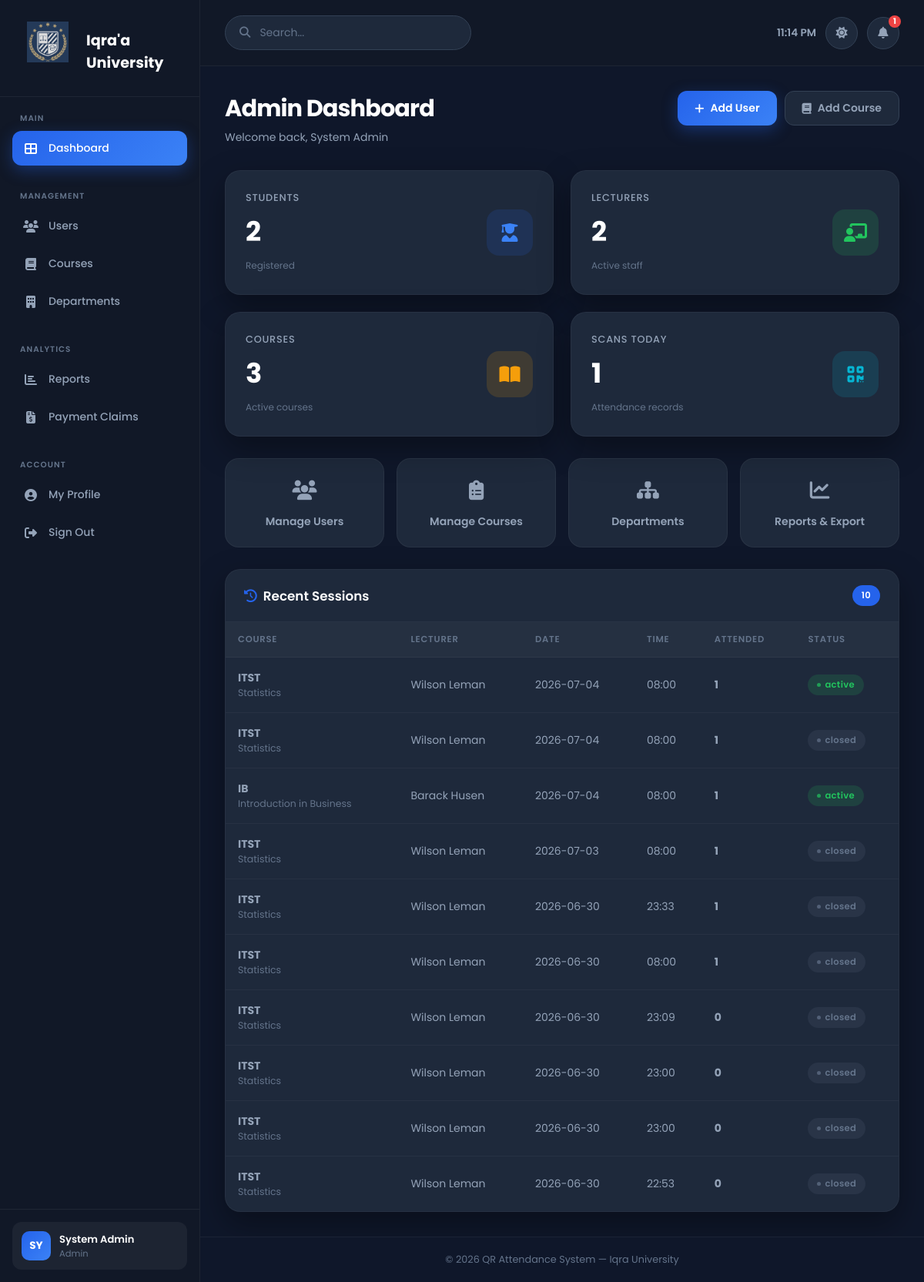
Screenshot of /admin/dashboard (signed in) with the database file from the repository.
### tables this page shows
CREATE TABLE `sessions` (
  `id` int(10) UNSIGNED NOT NULL,
  `course_id` int(10) UNSIGNED NOT NULL,
  `lecturer_id` int(10) UNSIGNED NOT NULL,
  `title` varchar(180) DEFAULT NULL,
  `session_date` date NOT NULL,
  `start_time` time NOT NULL,
  `end_time` time NOT NULL,
  `qr_token` varchar(64) NOT NULL,
  `qr_expires_at` timestamp NOT NULL DEFAULT '1999-12-31 22:00:00',
  `qr_image_path` varchar(255) DEFAULT NULL,
  `status` enum('pending','active','closed') NOT NULL DEFAULT 'pending',
  `created_at` timestamp NOT NULL DEFAULT current_timestamp()
);

CREATE TABLE `courses` (
  `id` int(10) UNSIGNED NOT NULL,
  `department_id` int(10) UNSIGNED DEFAULT NULL,
  `lecturer_id` int(10) UNSIGNED DEFAULT NULL,
  `code` varchar(30) NOT NULL,
  `name` varchar(180) NOT NULL,
  `description` text DEFAULT NULL,
  `credit_hours` tinyint(3) UNSIGNED DEFAULT 3,
  `semester` tinyint(3) UNSIGNED DEFAULT NULL,
  `academic_year` varchar(10) DEFAULT NULL,
  `is_active` tinyint(1) NOT NULL DEFAULT 1,
  `created_at` timestamp NOT NULL DEFAULT current_timestamp()
);

### app/core/Controller.php (called while the page is built, shortened)
<?php
class Controller
{
    public function __construct()
    {
        $this->db = Database::getInstance();
    }
    protected function view(string $view, array $data = []): void
    {
        extract($data, EXTR_SKIP);
        $file = APP_PATH . "/views/{$view}.php";
        require APP_PATH . '/views/layouts/header.php';
        require $file;
        require APP_PATH . '/views/layouts/footer.php';
    }
}

### app/controllers/AdminController.php (called while the page is built, shortened)
<?php
class AdminController extends Controller
{
    public function dashboard(): void
    {
        $stats = [
            'students'  => $this->db->scalar("SELECT COUNT(*) FROM students"),
            'lecturers' => $this->db->scalar("SELECT COUNT(*) FROM lecturers"),
            'courses'   => $this->db->scalar("SELECT COUNT(*) FROM courses WHERE is_active=1"),
            'sessions'  => $this->db->scalar("SELECT COUNT(*) FROM sessions"),
            'today'     => $this->db->scalar(
                "SELECT COUNT(*) FROM attendance WHERE DATE(scanned_at) = CURDATE()"
            ),
        ];
        $recentSessions = $this->db->all(
            "SELECT s.*, c.name AS course_name, c.code AS course_code,
                    u.name AS lecturer_name, COUNT(a.id) AS att_count
               FROM sessions s
               JOIN courses   c ON c.id = s.course_id
               JOIN lecturers l ON l.id = s.lecturer_id
               JOIN users     u ON u.id = l.user_id
               LEFT JOIN attendance a ON a.session_id = s.id
              GROUP BY s.id
              ORDER BY s.created_at DESC LIMIT 10"
        );
        $this->view('admin/dashboard', [
            'user'           => Auth::user(),
            'stats'          => $stats,
            'recentSessions' => $recentSessions,
            'flash'          => $this->getFlash(),
        ]);
    }
}

### public/index.php (called while the page is built, shortened)
<?php
require_once APP_PATH . '/core/Database.php';
require_once APP_PATH . '/core/Controller.php';
require_once APP_PATH . '/core/Router.php';
$router = new Router();
$router->get( '/',         'AuthController@showLogin');
$router->get( '/login',    'AuthController@showLogin');
$router->post('/login',    'AuthController@login');
$router->get( '/register', 'AuthController@showRegister');
$router->post('/register', 'AuthController@register');
$router->get( '/logout',   'AuthController@logout');
$router->get( '/forgot-password', 'AuthController@showForgotPassword');
$router->post('/forgot-password', 'AuthController@forgotPassword');
$router->get( '/reset-password',  'AuthController@showResetPassword');
$router->post('/reset-password',  'AuthController@resetPassword');
$router->get( '/profile',        'ProfileController@edit',   ['auth']);
$router->post('/profile/update', 'ProfileController@update', ['auth']);
$router->get('/attend/:token', 'AttendanceController@scan');
$router->get( '/student/dashboard',              'StudentController@dashboard',        ['auth','role:student']);
$router->get( '/student/courses/:id',            'StudentController@courseDetail',     ['auth','role:student']);
$router->post('/student/confirm-attendance/:id', 'StudentController@confirmAttendance',['auth','role:student']);
$router->get( '/lecturer/dashboard',             'LecturerController@dashboard',          ['auth','role:lecturer']);
$router->get( '/lecturer/sessions',              'LecturerController@sessions',           ['auth','role:lecturer']);
$router->get( '/lecturer/sessions/create',       'LecturerController@createSessionForm',  ['auth','role:lecturer']);
$router->post('/lecturer/sessions/create',       'LecturerController@createSession',      ['auth','role:lecturer']);
$router->get( '/lecturer/sessions/:id/scan',     'LecturerController@scanView',           ['auth','role:lecturer']);
$router->post('/lecturer/sessions/:id/activate', 'LecturerController@activateSession',    ['auth','role:lecturer']);
$router->post('/lecturer/sessions/:id/close',    'LecturerController@closeSession',       ['auth','role:lecturer']);
$router->get( '/lecturer/sessions/:id/manual',   'LecturerController@manualAttendanceForm',['auth','role:lecturer']);
$router->post('/lecturer/sessions/:id/manual',   'LecturerController@manualAttendance',   ['auth','role:lecturer']);
$router->get( '/lecturer/claims',            'ClaimController@index',      ['auth','role:lecturer']);
$router->get( '/lecturer/claims/create',     'ClaimController@createForm', ['auth','role:lecturer']);
$router->post('/lecturer/claims/create',     'ClaimController@create',     ['auth','role:lecturer']);
$router->get( '/lecturer/claims/:id/print',  'ClaimController@printForm',  ['auth','role:lecturer']);
$router->post('/lecturer/claims/:id/submit', 'ClaimController@submit',     ['auth','role:lecturer']);
$router->get( '/lecturer/claims/:id',        'ClaimController@show',       ['auth','role:lecturer']);
$router->get( '/admin/dashboard',              'AdminController@dashboard',        ['auth','role:admin']);
$router->get( '/admin/users',                  'AdminController@users',            ['auth','role:admin']);
$router->get( '/admin/users/create',           'AdminController@createUserForm',   ['auth','role:admin']);
$router->post('/admin/users/create',           'AdminController@createUser',       ['auth','role:admin']);
$router->post('/admin/users/:id/toggle',       'AdminController@toggleUser',       ['auth','role:admin']);
$router->get( '/admin/courses',                'AdminController@courses',          ['auth','role:admin']);
$router->get( '/admin/courses/create',         'AdminController@createCourseForm', ['auth','role:admin']);
$router->post('/admin/courses/create',         'AdminController@createCourse',     ['auth','role:admin']);
$router->post('/admin/courses/:id/toggle',     'AdminController@toggleCourse',     ['auth','role:admin']);
$router->get( '/admin/courses/:id/enrollment', 'AdminController@enrollmentView',   ['auth','role:admin']);
$router->post('/admin/courses/:id/enroll',     'AdminController@enrollStudent',    ['auth','role:admin']);
$router->post('/admin/courses/:id/set-rep',    'AdminController@setClassRep',      ['auth','role:admin']);
$router->get( '/admin/departments',            'AdminController@departments',      ['auth','role:admin']);
$router->post('/admin/departments/create',     'AdminController@createDepartment', ['auth','role:admin']);
$router->get( '/admin/reports',                'AdminController@reports',          ['auth','role:admin']);
$router->get( '/admin/reports/export',         'AdminController@exportReport',     ['auth','role:admin']);
$router->get( '/admin/claims',             'ClaimController@adminIndex', ['auth','role:admin']);
$router->post('/admin/claims/:id/approve', 'ClaimController@approve',    ['auth','role:admin']);
$router->post('/admin/claims/:id/reject',  'ClaimController@reject',     ['auth','role:admin']);
$router->dispatch();

### app/config/database.php (called while the page is built)
<?php
return [
    'driver'   => 'mysql',
    'host'     => $_ENV['DB_HOST']     ?? 'localhost',
    'port'     => $_ENV['DB_PORT']     ?? '3306',
    'database' => $_ENV['DB_NAME']     ?? 'qr_attendance',
    'username' => $_ENV['DB_USER']     ?? 'root',
    'password' => $_ENV['DB_PASS']     ?? '',
    'charset'  => 'utf8mb4',
    'options'  => [
        PDO::ATTR_ERRMODE            => PDO::ERRMODE_EXCEPTION,
        PDO::ATTR_DEFAULT_FETCH_MODE => PDO::FETCH_ASSOC,
        PDO::ATTR_EMULATE_PREPARES   => false,
    ],
];

### app/core/Database.php (called while the page is built, shortened)
<?php
class Database
{
    private static ?Database $instance = null;
    private PDO $pdo;
    private function __construct()
    {
        $config = require APP_PATH . '/config/database.php';
        $dsn = sprintf(
            '%s:host=%s;port=%s;dbname=%s;charset=%s',
            $config['driver'],
            $config['host'],
            $config['port'],
            $config['database'],
            $config['charset']
        );
        try {
            $this->pdo = new PDO($dsn, $config['username'], $config['password'], $config['options']);
        } catch (PDOException $e) {
            error_log('DB connection failed: ' . $e->getMessage());
            throw new RuntimeException('Database connection failed. Check logs for details.');
        }
    }
    public static function getInstance(): self
    {
        if (self::$instance === null) {
            self::$instance = new self();
        }
        return self::$instance;
    }
    private function run(string $sql, array $params = []): PDOStatement
    {
        $stmt = $this->pdo->prepare($sql);
        $stmt->execute($params);
        return $stmt;
    }
    public function all(string $sql, array $params = []): array
    {
        return $this->run($sql, $params)->fetchAll();
    }
    public function scalar(string $sql, array $params = []): mixed
    {
        $row = $this->run($sql, $params)->fetch(PDO::FETCH_NUM);
        return $row ? $row[0] : null;
    }
}

### app/views/admin/dashboard.php (the view, shortened to what this page needs)
<div class="page-title">
    <div>
        <h1>Admin Dashboard</h1>
        <p>Welcome back, <?= htmlspecialchars($user['name']) ?></p>
    </div>
    <div class="actions">
        <a href="<?= BASE_URL ?>/admin/users/create" class="btn btn-primary">
            <i class="fas fa-plus"></i> Add User
        </a>
        <a href="<?= BASE_URL ?>/admin/courses/create" class="btn btn-secondary">
            <i class="fas fa-book"></i> Add Course
        </a>
    </div>
</div>
<div class="stats">
    <a href="<?= BASE_URL ?>/admin/users?filter=student" class="stat-card" style="text-decoration:none;cursor:pointer">
        <div class="stat-info">
            <h3>Students</h3>
            <h1 data-counter="<?= (int)$stats['students'] ?>"><?= (int)$stats['students'] ?></h1>
            <small>Registered</small>
        </div>
        <div class="stat-icon blue"><i class="fas fa-user-graduate"></i></div>
    </a>
    <a href="<?= BASE_URL ?>/admin/users?filter=lecturer" class="stat-card" style="text-decoration:none;cursor:pointer">
        <div class="stat-info">
            <h3>Lecturers</h3>
            <h1 data-counter="<?= (int)$stats['lecturers'] ?>"><?= (int)$stats['lecturers'] ?></h1>
            <small>Active staff</small>
        </div>
        <div class="stat-icon green"><i class="fas fa-chalkboard-teacher"></i></div>
    </a>
    <a href="<?= BASE_URL ?>/admin/courses" class="stat-card" style="text-decoration:none;cursor:pointer">
        <div class="stat-info">
            <h3>Courses</h3>
            <h1 data-counter="<?= (int)$stats['courses'] ?>"><?= (int)$stats['courses'] ?></h1>
            <small>Active courses</small>
        </div>
        <div class="stat-icon amber"><i class="fas fa-book-open"></i></div>
    </a>
    <a href="<?= BASE_URL ?>/admin/reports" class="stat-card" style="text-decoration:none;cursor:pointer">
        <div class="stat-info">
            <h3>Scans Today</h3>
            <h1 data-counter="<?= (int)$stats['today'] ?>"><?= (int)$stats['today'] ?></h1>
            <small>Attendance records</small>
        </div>
        <div class="stat-icon cyan"><i class="fas fa-qrcode"></i></div>
    </a>
</div>
<div class="admin-nav-grid">
    <a href="<?= BASE_URL ?>/admin/users" class="admin-nav-card">
        <div class="admin-nav-icon"><i class="fas fa-users"></i></div>
        Manage Users
    </a>
    <a href="<?= BASE_URL ?>/admin/courses" class="admin-nav-card">
        <div class="admin-nav-icon"><i class="fas fa-clipboard-list"></i></div>
        Manage Courses
    </a>
    <a href="<?= BASE_URL ?>/admin/departments" class="admin-nav-card">
        <div class="admin-nav-icon"><i class="fas fa-sitemap"></i></div>
        Departments
    </a>
    <a href="<?= BASE_URL ?>/admin/reports" class="admin-nav-card">
        <div class="admin-nav-icon"><i class="fas fa-chart-line"></i></div>
        Reports & Export
    </a>
</div>
<div class="panel">
    <div class="panel-header">
        <h2><i class="fas fa-history" style="color:var(--primary);margin-right:8px"></i>Recent Sessions</h2>
        <span class="badge badge-count"><?= count($recentSessions) ?></span>
    </div>
    <div class="table-wrap">
        <?php if (empty($recentSessions)): ?>
        <div class="empty-state">
            <div class="empty-icon">📋</div>
            <p>No sessions yet.</p>
        </div>
        <?php else: ?>
        <table class="table">
            <thead>
                <tr>
                    <th>Course</th><th>Lecturer</th><th>Date</th>
                    <th>Time</th><th>Attended</th><th>Status</th>
                </tr>
            </thead>
            <tbody>
            <?php foreach ($recentSessions as $s): ?>
                <tr>
                    <td>
                        <strong><?= htmlspecialchars($s['course_code']) ?></strong>
                        <div style="font-size:.78rem;color:var(--text-muted)"><?= htmlspecialchars($s['course_name']) ?></div>
                    </td>
                    <td><?= htmlspecialchars($s['lecturer_name']) ?></td>
                    <td><?= htmlspecialchars($s['session_date']) ?></td>
                    <td><?= htmlspecialchars(substr($s['start_time'],0,5)) ?></td>
                    <td><strong><?= (int)$s['att_count'] ?></strong></td>
                    <td><span class="badge badge-<?= $s['status'] ?>"><?= $s['status'] ?></span></td>
                </tr>
            <?php endforeach; ?>
            </tbody>
        </table>
        <?php endif; ?>
    </div>
</div>

### app/core/Router.php (shortened to what this page needs)
<?php
class Router
{
    private array $routes = [];
    private function addRoute(string $method, string $path, string $handler, array $middleware): void
    {
        $this->routes[] = compact('method', 'path', 'pattern', 'handler', 'middleware');
    }
    public function dispatch(): void
{
    $method     = $_SERVER['REQUEST_METHOD'];
    $requestUri = strtok($_SERVER['REQUEST_URI'], '?');
    $scriptDir  = str_replace('\\', '/', dirname($_SERVER['SCRIPT_NAME']));
    $basePath   = rtrim($scriptDir, '/');
    $uri        = '/' . ltrim(substr($requestUri, strlen($basePath)), '/');
    $uri = preg_replace('#^/index\.php(/|$)#', '/', $uri);
    foreach ($this->routes as $route) {
            if ($route['method'] !== $method) {
                continue;
            }
            if (!preg_match($route['pattern'], $uri, $matches)) {
                continue;
            }
            $params = array_filter($matches, 'is_string', ARRAY_FILTER_USE_KEY);
            [$class, $action] = explode('@', $route['handler']);
            $controller = new $class();
            $controller->$action($params);
            return;
        }
    }
}

### rows the page displays
sessions: course.code "ITST", course.name "Statistics", lecturer_name "Wilson Leman", session_date "2026-07-04", start_time "08:00", att_count "1", status "active"
sessions: course.code "ITST", course.name "Statistics", lecturer_name "Wilson Leman", session_date "2026-07-04", start_time "08:00", att_count "1", status "closed"
sessions: course.code "IB", course.name "Introduction in Business", lecturer_name "Barack Husen", session_date "2026-07-04", start_time "08:00", att_count "1", status "active"
sessions: course.code "ITST", course.name "Statistics", lecturer_name "Wilson Leman", session_date "2026-07-03", start_time "08:00", att_count "1", status "closed"
sessions: course.code "ITST", course.name "Statistics", lecturer_name "Wilson Leman", session_date "2026-06-30", start_time "23:33", att_count "1", status "closed"
sessions: course.code "ITST", course.name "Statistics", lecturer_name "Wilson Leman", session_date "2026-06-30", start_time "08:00", att_count "1", status "closed"
sessions: course.code "ITST", course.name "Statistics", lecturer_name "Wilson Leman", session_date "2026-06-30", start_time "23:09", att_count "0", status "closed"
sessions: course.code "ITST", course.name "Statistics", lecturer_name "Wilson Leman", session_date "2026-06-30", start_time "23:00", att_count "0", status "closed"
sessions: course.code "ITST", course.name "Statistics", lecturer_name "Wilson Leman", session_date "2026-06-30", start_time "23:00", att_count "0", status "closed"
sessions: course.code "ITST", course.name "Statistics", lecturer_name "Wilson Leman", session_date "2026-06-30", start_time "22:53", att_count "0", status "closed"

### other values shown
$stats['students'] "2"
$stats['lecturers'] "2"
$stats['courses'] "3"
$stats['today'] "1"
count($recentSessions) "10"
